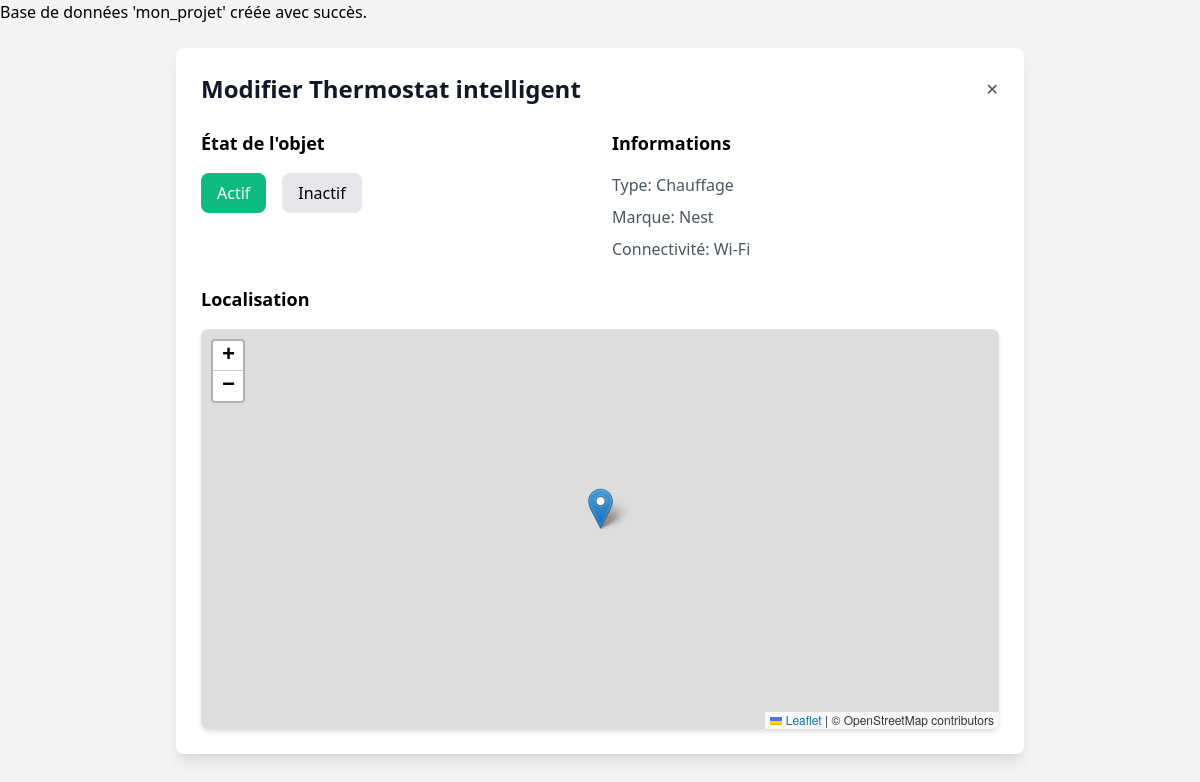
/modifier_objet.php?id=3 (signed in), run on the app's committed database.
### tables this page shows
CREATE TABLE ObjetConnecte (
    ID INT AUTO_INCREMENT PRIMARY KEY,  
    Nom VARCHAR(255) NOT NULL,  
    Type VARCHAR(100) NOT NULL,  
    Description TEXT,  
    Marque VARCHAR(100),  
    Etat ENUM('Actif', 'Inactif') NOT NULL,  
    Connectivite VARCHAR(255) NOT NULL,  
    EnergieUtilisee VARCHAR(100) NOT NULL,  
    DerniereInteraction TIMESTAMP DEFAULT CURRENT_TIMESTAMP ON UPDATE CURRENT_TIMESTAMP,  
    DateAjout TIMESTAMP DEFAULT CURRENT_TIMESTAMP,
    Luminosite DECIMAL(5,2) DEFAULT NULL,  
    EtatLuminaire VARCHAR(50) DEFAULT NULL,  
    LocalisationGPS VARCHAR(255) DEFAULT NULL,  
    Vitesse DECIMAL(5,2) DEFAULT NULL,   
    EtatBatterie INT DEFAULT NULL,
    UtilisateurID INT DEFAULT NULL,   
    FOREIGN KEY (UtilisateurID) REFERENCES users(id) ON DELETE SET NULL   
);

### public/modifier_objet.php (the view, shortened to what this page needs)
<?php
include('../includes/db_connect.php');
$user_id = $_SESSION['user_id'];
$object_id = intval($_GET['id']);
$stmt = $conn->prepare("SELECT * FROM ObjetConnecte WHERE ID = :id AND (UtilisateurID = :user_id OR UtilisateurID IS NULL)");
$stmt->execute([':id' => $object_id, ':user_id' => $user_id]);
$object = $stmt->fetch(PDO::FETCH_ASSOC);
?>
<!DOCTYPE html>
<html lang="fr">
<head>
    <link rel="stylesheet" href="https://cdn.jsdelivr.net/npm/tailwindcss@2.2.19/dist/tailwind.min.css">
    <link rel="stylesheet" href="https://unpkg.com/leaflet@1.7.1/dist/leaflet.css" />
</head>
<body class="bg-gray-100 min-h-screen">
    <div class="max-w-4xl mx-auto p-6">
        <div class="bg-white rounded-lg shadow-lg p-6 mb-6 glass-effect">
            <div class="flex justify-between items-center mb-6">
                <h1 class="text-2xl font-bold text-gray-900">
                    Modifier <?= htmlspecialchars($object['Nom']) ?>
                </h1>
                <a href="objets.php" class="text-gray-600 hover:text-gray-900">✕</a>
            </div>
            <div class="grid grid-cols-1 md:grid-cols-2 gap-6">
                <div>
                    <h2 class="text-lg font-semibold mb-4">État de l'objet</h2>
                    <div class="flex items-center space-x-4">
                        <button onclick="updateStatus('Actif')"
                                class="px-4 py-2 rounded-lg <?= $object['Etat'] === 'Actif' ? 'bg-green-500 text-white' : 'bg-gray-200' ?>">
                            Actif
                        </button>
                        <button onclick="updateStatus('Inactif')"
                                class="px-4 py-2 rounded-lg <?= $object['Etat'] === 'Inactif' ? 'bg-red-500 text-white' : 'bg-gray-200' ?>">
                            Inactif
                        </button>
                    </div>
                </div>
                <div>
                    <h2 class="text-lg font-semibold mb-4">Informations</h2>
                    <div class="space-y-2 text-gray-600">
                        <p><span class="font-medium">Type:</span> <?= htmlspecialchars($object['Type']) ?></p>
                        <p><span class="font-medium">Marque:</span> <?= htmlspecialchars($object['Marque']) ?></p>
                        <p><span class="font-medium">Connectivité:</span> <?= htmlspecialchars($object['Connectivite']) ?></p>
                    </div>
                </div>
            </div>
            <div class="mt-6">
                <h2 class="text-lg font-semibold mb-4">Localisation</h2>
                <div id="map" class="rounded-lg shadow-md"></div>
            </div>
        </div>
    </div>
</body>
</html>

### public/modifier_objet.php (style rules this page uses)
#map { height: 400px; }
.glass-effect { background: rgba(255, 255, 255, 0.95); backdrop-filter: blur(10px); border: 1px solid rgba(255, 255, 255, 0.2); }

### data on the page
objetconnecte: Nom "Thermostat intelligent", Type "Chauffage", Marque "Nest", Connectivite "Wi-Fi"

### other printed values
$database "mon_projet"
